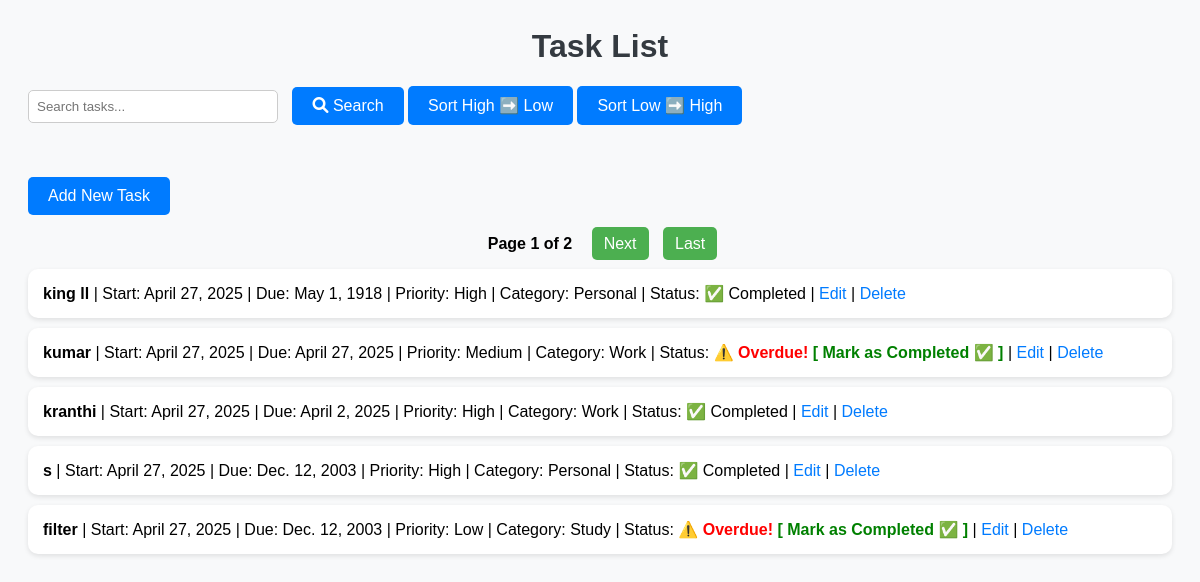
The page / on the database its author committed.
### tasks/models.py (models this page shows, shortened)
class Task(models.Model):
    PRIORITY_CHOICES = [
        ('High', 'High'),
        ('Medium', 'Medium'),
        ('Low', 'Low'),
    ]
    CATEGORY_CHOICES = [
        ('Work', 'Work'),
        ('Personal', 'Personal'),
        ('Study', 'Study'),
    ]
    title = models.CharField(max_length=100)
    description = models.TextField(blank=True)
    start_date = models.DateField()
    due_date = models.DateField()
    priority = models.CharField(max_length=10, choices=PRIORITY_CHOICES)
    category = models.CharField(max_length=10, choices=CATEGORY_CHOICES)
    completed = models.BooleanField(default=False)

### tasks/views.py (the view)
# urls.py: path('', views.task_list, name='task_list'),
def task_list(request):
    tasks = Task.objects.all()
    query = request.GET.get('q')
    if query:
        tasks = tasks.filter(title__icontains=query)
    sort_by = request.GET.get('sort')
    if sort_by == 'high':
        tasks = tasks.order_by('-priority')
    elif sort_by == 'low':
        tasks = tasks.order_by('priority')
    paginator = Paginator(tasks, 5)
    page_number = request.GET.get('page')
    page_obj = paginator.get_page(page_number)
    today = timezone.now().date()
    return render(request, 'tasks/task_list.html', {'page_obj': page_obj, 'today': today})

### tasks/templates/tasks/task_list.html (shortened to what this page needs)
{% load static %}
<html>
<head>
    <link rel="stylesheet" type="text/css" href="{% static 'tasks/style.css' %}">
    <link href="https://cdnjs.cloudflare.com/ajax/libs/font-awesome/6.0.0-beta3/css/all.min.css" rel="stylesheet">
</head>
<body>
    <h1>Task List</h1>
    <form method="get" action="{% url 'task_list' %}">
        <input type="text" name="q" placeholder="Search tasks..." value="{{ request.GET.q }}">
        <button type="submit" class="btn">
            <i class="fas fa-search"></i> Search
        </button>
        <a href="?sort=high" class="btn">Sort High ➡️ Low</a>
        <a href="?sort=low" class="btn">Sort Low ➡️ High</a>
    </form>
    <br><br>
    <a href="{% url 'task_create' %}">
        <button class="btn">Add New Task</button>
    </a>
    <div class="pagination">
        <span>Page {{ page_obj.number }} of {{ page_obj.paginator.num_pages }}</span>
        {% if page_obj.has_next %}
        <a
            href="?page={{ page_obj.next_page_number }}{% if request.GET.q %}&q={{ request.GET.q }}{% endif %}{% if request.GET.sort %}&sort={{ request.GET.sort }}{% endif %}">Next</a>
        <a
            href="?page={{ page_obj.paginator.num_pages }}{% if request.GET.q %}&q={{ request.GET.q }}{% endif %}{% if request.GET.sort %}&sort={{ request.GET.sort }}{% endif %}">Last</a>
        {% endif %}
    </div>
    <ul>
        {% for task in page_obj %}
        <li>
            <strong>{{ task.title }}</strong> |
            Start: {{ task.start_date }} |
            Due: {{ task.due_date }} |
            Priority: {{ task.priority }} |
            Category: {{ task.category }} |
            Status:
            {% if task.completed %}
            ✅ Completed
            {% else %}
            {% if task.due_date < today %} <span style="color: red; font-weight: bold;">⚠️ Overdue!</span>
                {% else %}
                ❌ In Progress
                {% endif %}
                <a href="{% url 'task_complete' task.id %}" style="color: green; font-weight: bold;">[ Mark as Completed
                    ✅ ]</a>
                {% endif %}
                | <a href="{% url 'task_update' task.id %}">Edit</a>
                | <a href="{% url 'task_delete' task.id %}">Delete</a>
        </li>
        {% empty %}
        <li>No tasks found.</li>
        {% endfor %}
    </ul>
</body>
</html>

### tasks/static/tasks/style.css (style rules this page uses)
body { font-family: Arial, sans-serif; background-color: #f8f9fa; padding: 20px; }
h1 { color: #343a40; text-align: center; }
a { text-decoration: none; color: #007bff; }
ul { list-style-type: none; padding: 0; }
li { background: #ffffff; margin: 10px 0; padding: 15px; border-radius: 10px; box-shadow: 0 2px 5px rgba(0, 0, 0, 0.1); }
button, .btn { background-color: #007bff; color: white; border: none; padding: 10px 20px; font-size: 16px; border-radius: 5px; cursor: pointer; text-align: center; display: inline-block; }
input[type="text"] { padding: 8px; width: 250px; margin-right: 10px; border-radius: 5px; border: 1px solid #ccc; }
.pagination { margin-top: 20px; text-align: center; }
.pagination a { margin: 0 5px; padding: 8px 12px; background-color: #4CAF50; color: white; border-radius: 5px; text-decoration: none; }
.pagination span { margin: 0 10px; font-weight: bold; }

### rows shown on the page
Task: title "king ll", start_date "April 27, 2025", due_date "May 1, 1918", priority "High", category "Personal", completed "✅ Completed"
Task: title "kumar", start_date "April 27, 2025", due_date "April 27, 2025", priority "Medium", category "Work", completed "⚠️ Overdue!"
Task: title "kranthi", start_date "April 27, 2025", due_date "April 2, 2025", priority "High", category "Work", completed "✅ Completed"
Task: title "s", start_date "April 27, 2025", due_date "Dec. 12, 2003", priority "High", category "Personal", completed "✅ Completed"
Task: title "filter", start_date "April 27, 2025", due_date "Dec. 12, 2003", priority "Low", category "Study", completed "⚠️ Overdue!"

### other values the page prints
{{ page_obj.number }} "1"
{{ page_obj.paginator.num_pages }} "2"
